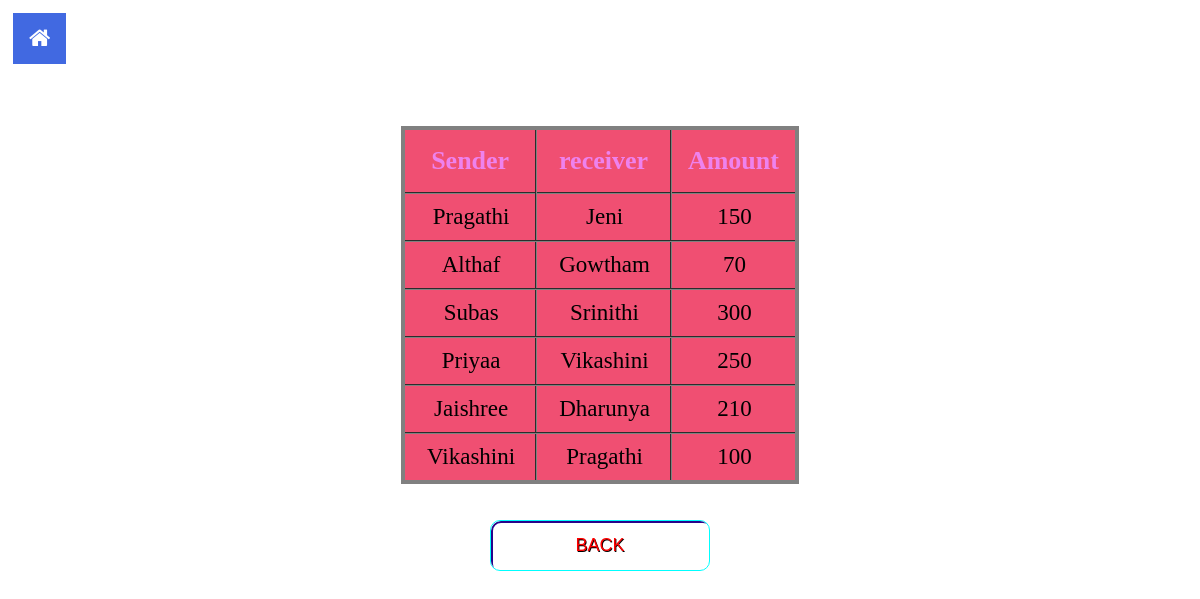
/transaction.php, run on the app's committed database.
### tables this page shows
CREATE TABLE `mini_statement` (
  `sender` varchar(50) NOT NULL,
  `receiver` varchar(50) NOT NULL,
  `amount` double DEFAULT NULL
);

### transaction.php (the view, shortened to what this page needs)
<?php
$con=mysqli_connect('localhost','root','','banking_system');
$q="select *from mini_statement";
$result=mysqli_query($con,$q);
?>
<!DOCTYPE html>
<html>
	<head>
		<link rel="stylesheet" href="https://cdnjs.cloudflare.com/ajax/libs/font-awesome/4.7.0/css/font-awesome.min.css">
		<link rel="stylesheet" href="button.css">
	</head>
	<body>
		<ul class="nav-ul">
	<a href="index.php">
		<li class="nav-li"><button class="btn"><i class="fa fa-home"></i></button></li>
	</a>
	</ul><br><br><br><br><br><br>
		<table class="flat-table-1">
			<tr>
				<th>Sender</th>
				<th>receiver</th>
				<th>Amount</th>
			</tr>
			<tr>
			<?php while($row = $result->fetch_assoc()) { ?>
			<tr>
				<td><?php echo $row["sender"]; ?></td>
				<td><?php echo $row["receiver"]; ?></td>
				<td><?php echo $row["amount"]; ?></td>
			</tr>
			<?php } ?>
		</table>
		<br>
		<br>
		<form action="index.php" method="post">
			<div class="buttons">
				<button class="glow-on-hover" type="submit" name="name">BACK</button>
			</div>
		</form>
	</body>
</html>

### button.css (style rules this page uses)
.glow-on-hover { width: 220px; height: 51px; outline: none; color: red; font-size:18px; background:transparent; text-shadow: 0.7px 0.7px black; overflow: hidden; cursor: pointer; position: relative; z-index: 0; border-radius: 10px; border: 1px solid #00FFFF; }
.glow-on-hover:before { content: ''; background: linear-gradient(45deg, #ff0000, #ff7300, #fffb00, #48ff00, #00ffd5, #002bff, #7a00ff, #ff00c8, #ff0000); position: absolute; top: -2px; left:-2px; background-size: 400%; z-index: -1; filter: blur(5px); width: calc(100% + 4px); height: calc(100% + 4px); animation: glowing 20s linear infinite; opacity: 0; transition: opacity .3s ease-in-out; border-radius: 10px; }
.glow-on-hover:after { z-index: -1; content: ''; position: absolute; width: 100%; height: 100%; left: 0; top: 0; border-radius: 10px; border: 2px solid #28048a; background:transparent; }

### transaction.php (style rules this page uses)
.nav-ul { list-style-type: none; margin: 0; padding: 5px; verflow: hidden; }
.nav-li { float:left; }
body { background-image:url("images/12.jpg"); background-repeat: no-repeat; background-size:cover; }
table { text-align:center; margin-left: auto; margin-right: auto; border:4px solid gray; border-collapse:collapse; background: #f04f72; }
th { color:violet; font-size:26px; padding:16px; }
td { font-size:23px; color: ; padding: 10px 20px 10px 22px; }
tr { transition: background 0.3s, box-shadow 0.3s; }
th,td { border-collapse:collapse; border:2px groove gray; }
.btn { background-color:RoyalBlue; border: none; color: white; padding: 12px 16px; font-size: 23px; cursor: pointer; }
.buttons { right:42%; text-align:center; }

### data on the page
mini_statement: sender "Pragathi", receiver "Jeni", amount "150"
mini_statement: sender "Althaf", receiver "Gowtham", amount "70"
mini_statement: sender "Subas", receiver "Srinithi", amount "300"
mini_statement: sender "Priyaa", receiver "Vikashini", amount "250"
mini_statement: sender "Jaishree", receiver "Dharunya", amount "210"
mini_statement: sender "Vikashini", receiver "Pragathi", amount "100"
